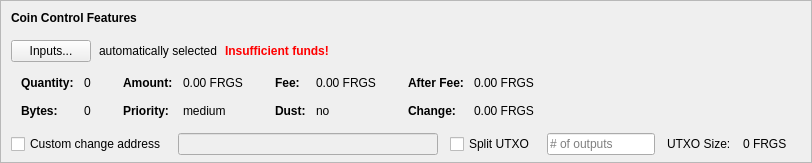
    <widget class="QFrame" name="frameCoinControl">
     <property name="sizePolicy">
      <sizepolicy hsizetype="Expanding" vsizetype="Expanding">
       <horstretch>0</horstretch>
       <verstretch>0</verstretch>
      </sizepolicy>
     </property>
     <property name="maximumSize">
      <size>
       <width>16777215</width>
       <height>16777215</height>
      </size>
     </property>
     <property name="frameShape">
      <enum>QFrame::StyledPanel</enum>
     </property>
     <property name="frameShadow">
      <enum>QFrame::Sunken</enum>
     </property>
     <layout class="QVBoxLayout" name="verticalLayoutCoinControl2">
      <property name="spacing">
       <number>0</number>
      </property>
      <property name="leftMargin">
       <number>0</number>
      </property>
      <property name="topMargin">
       <number>0</number>
      </property>
      <property name="rightMargin">
       <number>0</number>
      </property>
      <property name="bottomMargin">
       <number>6</number>
      </property>
      <item>
       <layout class="QVBoxLayout" name="verticalLayoutCoinControl" stretch="0,0,0,0,1">
        <property name="spacing">
         <number>0</number>
        </property>
        <property name="leftMargin">
         <number>10</number>
        </property>
        <property name="topMargin">
         <number>10</number>
        </property>
        <item>
         <layout class="QHBoxLayout" name="horizontalLayoutCoinControl1">
          <property name="bottomMargin">
           <number>15</number>
          </property>
          <item>
           <widget class="QLabel" name="labelCoinControlFeatures">
            <property name="sizePolicy">
             <sizepolicy hsizetype="Preferred" vsizetype="Maximum">
              <horstretch>0</horstretch>
              <verstretch>0</verstretch>
             </sizepolicy>
            </property>
            <property name="font">
             <font>
              <weight>75</weight>
              <bold>true</bold>
             </font>
            </property>
            <property name="styleSheet">
             <string notr="true">font-weight:bold;</string>
            </property>
            <property name="text">
             <string>Coin Control Features</string>
            </property>
           </widget>
          </item>
         </layout>
        </item>
        <item>
         <layout class="QHBoxLayout" name="horizontalLayoutCoinControl2" stretch="0,0,0,0">
          <property name="spacing">
           <number>8</number>
          </property>
          <property name="bottomMargin">
           <number>10</number>
          </property>
          <item>
           <widget class="QPushButton" name="pushButtonCoinControl">
            <property name="styleSheet">
             <string notr="true"/>
            </property>
            <property name="text">
             <string>Inputs...</string>
            </property>
            <property name="autoDefault">
             <bool>false</bool>
            </property>
           </widget>
          </item>
          <item>
           <widget class="QLabel" name="labelCoinControlAutomaticallySelected">
            <property name="text">
             <string>automatically selected</string>
            </property>
            <property name="margin">
             <number>5</number>
            </property>
           </widget>
          </item>
          <item>
           <widget class="QLabel" name="labelCoinControlInsuffFunds">
            <property name="font">
             <font>
              <weight>75</weight>
              <bold>true</bold>
             </font>
            </property>
            <property name="styleSheet">
             <string notr="true">color:red;font-weight:bold;</string>
            </property>
            <property name="text">
             <string>Insufficient funds!</string>
            </property>
            <property name="margin">
             <number>5</number>
            </property>
           </widget>
          </item>
          <item>
           <spacer name="horizontalSpacerCoinControl">
            <property name="orientation">
             <enum>Qt::Horizontal</enum>
            </property>
            <property name="sizeHint" stdset="0">
             <size>
              <width>40</width>
              <height>1</height>
             </size>
            </property>
           </spacer>
          </item>
         </layout>
        </item>
        <item>
         <widget class="QWidget" name="widgetCoinControl" native="true">
          <property name="sizePolicy">
           <sizepolicy hsizetype="Preferred" vsizetype="Preferred">
            <horstretch>0</horstretch>
            <verstretch>0</verstretch>
           </sizepolicy>
          </property>
          <property name="minimumSize">
           <size>
            <width>0</width>
            <height>0</height>
           </size>
          </property>
          <property name="styleSheet">
           <string notr="true"/>
          </property>
          <layout class="QHBoxLayout" name="horizontalLayoutCoinControl5">
           <property name="leftMargin">
            <number>0</number>
           </property>
           <property name="topMargin">
            <number>0</number>
           </property>
           <property name="rightMargin">
            <number>0</number>
           </property>
           <property name="bottomMargin">
            <number>0</number>
           </property>
           <item>
            <layout class="QHBoxLayout" name="horizontalLayoutCoinControl3" stretch="0,0,0,1">
             <property name="spacing">
              <number>20</number>
             </property>
             <property name="topMargin">
              <number>0</number>
             </property>
             <property name="bottomMargin">
              <number>10</number>
             </property>
             <item>
              <layout class="QFormLayout" name="formLayoutCoinControl1">
               <property name="horizontalSpacing">
                <number>10</number>
               </property>
               <property name="verticalSpacing">
                <number>14</number>
               </property>
               <property name="leftMargin">
                <number>10</number>
               </property>
               <property name="topMargin">
                <number>4</number>
               </property>
               <property name="rightMargin">
                <number>6</number>
               </property>
               <item row="0" column="0">
                <widget class="QLabel" name="labelCoinControlQuantityText">
                 <property name="font">
                  <font>
                   <weight>75</weight>
                   <bold>true</bold>
                  </font>
                 </property>
                 <property name="text">
                  <string>Quantity:</string>
                 </property>
                 <property name="margin">
                  <number>0</number>
                 </property>
                </widget>
               </item>
               <item row="0" column="1">
                <widget class="QLabel" name="labelCoinControlQuantity">
                 <property name="cursor">
                  <cursorShape>IBeamCursor</cursorShape>
                 </property>
                 <property name="contextMenuPolicy">
                  <enum>Qt::ActionsContextMenu</enum>
                 </property>
                 <property name="text">
                  <string notr="true">0</string>
                 </property>
                 <property name="margin">
                  <number>0</number>
                 </property>
                 <property name="textInteractionFlags">
                  <set>Qt::LinksAccessibleByMouse|Qt::TextSelectableByKeyboard|Qt::TextSelectableByMouse</set>
                 </property>
                </widget>
               </item>
               <item row="1" column="0">
                <widget class="QLabel" name="labelCoinControlBytesText">
                 <property name="font">
                  <font>
                   <weight>75</weight>
                   <bold>true</bold>
                  </font>
                 </property>
                 <property name="text">
                  <string>Bytes:</string>
                 </property>
                </widget>
               </item>
               <item row="1" column="1">
                <widget class="QLabel" name="labelCoinControlBytes">
                 <property name="cursor">
                  <cursorShape>IBeamCursor</cursorShape>
                 </property>
                 <property name="contextMenuPolicy">
                  <enum>Qt::ActionsContextMenu</enum>
                 </property>
                 <property name="text">
                  <string notr="true">0</string>
                 </property>
                 <property name="textInteractionFlags">
                  <set>Qt::LinksAccessibleByMouse|Qt::TextSelectableByKeyboard|Qt::TextSelectableByMouse</set>
                 </property>
                </widget>
               </item>
              </layout>
             </item>
             <item>
              <layout class="QFormLayout" name="formLayoutCoinControl2">
               <property name="horizontalSpacing">
                <number>10</number>
               </property>
               <property name="verticalSpacing">
                <number>14</number>
               </property>
               <property name="leftMargin">
                <number>6</number>
               </property>
               <property name="topMargin">
                <number>4</number>
               </property>
               <property name="rightMargin">
                <number>6</number>
               </property>
               <item row="0" column="0">
                <widget class="QLabel" name="labelCoinControlAmountText">
                 <property name="font">
                  <font>
                   <weight>75</weight>
                   <bold>true</bold>
                  </font>
                 </property>
                 <property name="text">
                  <string>Amount:</string>
                 </property>
                 <property name="margin">
                  <number>0</number>
                 </property>
                </widget>
               </item>
               <item row="0" column="1">
                <widget class="QLabel" name="labelCoinControlAmount">
                 <property name="cursor">
                  <cursorShape>IBeamCursor</cursorShape>
                 </property>
                 <property name="contextMenuPolicy">
                  <enum>Qt::ActionsContextMenu</enum>
                 </property>
                 <property name="text">
                  <string notr="true">0.00 FRGS</string>
                 </property>
                 <property name="textInteractionFlags">
                  <set>Qt::LinksAccessibleByMouse|Qt::TextSelectableByKeyboard|Qt::TextSelectableByMouse</set>
                 </property>
                </widget>
               </item>
               <item row="1" column="0">
                <widget class="QLabel" name="labelCoinControlPriorityText">
                 <property name="font">
                  <font>
                   <weight>75</weight>
                   <bold>true</bold>
                  </font>
                 </property>
                 <property name="text">
                  <string>Priority:</string>
                 </property>
                </widget>
               </item>
               <item row="1" column="1">
                <widget class="QLabel" name="labelCoinControlPriority">
                 <property name="cursor">
                  <cursorShape>IBeamCursor</cursorShape>
                 </property>
                 <property name="contextMenuPolicy">
                  <enum>Qt::ActionsContextMenu</enum>
                 </property>
                 <property name="text">
                  <string>medium</string>
                 </property>
                 <property name="textInteractionFlags">
                  <set>Qt::LinksAccessibleByMouse|Qt::TextSelectableByKeyboard|Qt::TextSelectableByMouse</set>
                 </property>
                </widget>
               </item>
              </layout>
             </item>
             <item>
              <layout class="QFormLayout" name="formLayoutCoinControl3">
               <property name="horizontalSpacing">
                <number>10</number>
               </property>
               <property name="verticalSpacing">
                <number>14</number>
               </property>
               <property name="leftMargin">
                <number>6</number>
               </property>
               <property name="topMargin">
                <number>4</number>
               </property>
               <property name="rightMargin">
                <number>6</number>
               </property>
               <item row="0" column="0">
                <widget class="QLabel" name="labelCoinControlFeeText">
                 <property name="font">
                  <font>
                   <weight>75</weight>
                   <bold>true</bold>
                  </font>
                 </property>
                 <property name="text">
                  <string>Fee:</string>
                 </property>
                 <property name="margin">
                  <number>0</number>
                 </property>
                </widget>
               </item>
               <item row="0" column="1">
                <widget class="QLabel" name="labelCoinControlFee">
                 <property name="cursor">
                  <cursorShape>IBeamCursor</cursorShape>
                 </property>
                 <property name="contextMenuPolicy">
                  <enum>Qt::ActionsContextMenu</enum>
                 </property>
                 <property name="text">
                  <string notr="true">0.00 FRGS</string>
                 </property>
                 <property name="textInteractionFlags">
                  <set>Qt::LinksAccessibleByMouse|Qt::TextSelectableByKeyboard|Qt::TextSelectableByMouse</set>
                 </property>
                </widget>
               </item>
               <item row="1" column="0">
                <widget class="QLabel" name="labelCoinControlLowOutputText">
                 <property name="font">
                  <font>
                   <weight>75</weight>
                   <bold>true</bold>
                  </font>
                 </property>
                 <property name="text">
                  <string>Dust:</string>
                 </property>
                </widget>
               </item>
               <item row="1" column="1">
                <widget class="QLabel" name="labelCoinControlLowOutput">
                 <property name="cursor">
                  <cursorShape>IBeamCursor</cursorShape>
                 </property>
                 <property name="contextMenuPolicy">
                  <enum>Qt::ActionsContextMenu</enum>
                 </property>
                 <property name="text">
                  <string>no</string>
                 </property>
                 <property name="textInteractionFlags">
                  <set>Qt::LinksAccessibleByMouse|Qt::TextSelectableByKeyboard|Qt::TextSelectableByMouse</set>
                 </property>
                </widget>
               </item>
              </layout>
             </item>
             <item>
              <layout class="QFormLayout" name="formLayoutCoinControl4">
               <property name="horizontalSpacing">
                <number>10</number>
               </property>
               <property name="verticalSpacing">
                <number>14</number>
               </property>
               <property name="leftMargin">
                <number>6</number>
               </property>
               <property name="topMargin">
                <number>4</number>
               </property>
               <property name="rightMargin">
                <number>6</number>
               </property>
               <item row="0" column="0">
                <widget class="QLabel" name="labelCoinControlAfterFeeText">
                 <property name="font">
                  <font>
                   <weight>75</weight>
                   <bold>true</bold>
                  </font>
                 </property>
                 <property name="text">
                  <string>After Fee:</string>
                 </property>
                 <property name="margin">
                  <number>0</number>
                 </property>
                </widget>
               </item>
               <item row="0" column="1">
                <widget class="QLabel" name="labelCoinControlAfterFee">
                 <property name="cursor">
                  <cursorShape>IBeamCursor</cursorShape>
                 </property>
                 <property name="contextMenuPolicy">
                  <enum>Qt::ActionsContextMenu</enum>
                 </property>
                 <property name="text">
                  <string notr="true">0.00 FRGS</string>
                 </property>
                 <property name="textInteractionFlags">
                  <set>Qt::LinksAccessibleByMouse|Qt::TextSelectableByKeyboard|Qt::TextSelectableByMouse</set>
                 </property>
                </widget>
               </item>
               <item row="1" column="0">
                <widget class="QLabel" name="labelCoinControlChangeText">
                 <property name="font">
                  <font>
                   <weight>75</weight>
                   <bold>true</bold>
                  </font>
                 </property>
                 <property name="text">
                  <string>Change:</string>
                 </property>
                </widget>
               </item>
               <item row="1" column="1">
                <widget class="QLabel" name="labelCoinControlChange">
                 <property name="cursor">
                  <cursorShape>IBeamCursor</cursorShape>
                 </property>
                 <property name="contextMenuPolicy">
                  <enum>Qt::ActionsContextMenu</enum>
                 </property>
                 <property name="text">
                  <string notr="true">0.00 FRGS</string>
                 </property>
                 <property name="textInteractionFlags">
                  <set>Qt::LinksAccessibleByMouse|Qt::TextSelectableByKeyboard|Qt::TextSelectableByMouse</set>
                 </property>
                </widget>
               </item>
              </layout>
             </item>
            </layout>
           </item>
          </layout>
         </widget>
        </item>
        <item>
         <layout class="QHBoxLayout" name="horizontalLayoutCoinControl4" stretch="0,0,0,0,0,0,0">
          <property name="spacing">
           <number>12</number>
          </property>
          <property name="sizeConstraint">
           <enum>QLayout::SetDefaultConstraint</enum>
          </property>
          <property name="topMargin">
           <number>5</number>
          </property>
          <property name="rightMargin">
           <number>5</number>
          </property>
          <item>
           <widget class="QCheckBox" name="checkBoxCoinControlChange">
            <property name="toolTip">
             <string>If this is activated, but the change address is empty or invalid, change will be sent to a newly generated address.</string>
            </property>
            <property name="text">
             <string>Custom change address</string>
            </property>
           </widget>
          </item>
          <item>
           <widget class="QValidatedLineEdit" name="lineEditCoinControlChange">
            <property name="enabled">
             <bool>false</bool>
            </property>
            <property name="sizePolicy">
             <sizepolicy hsizetype="Expanding" vsizetype="Fixed">
              <horstretch>0</horstretch>
              <verstretch>0</verstretch>
             </sizepolicy>
            </property>
           </widget>
          </item>
          <item>
           <widget class="QCheckBox" name="splitBlockCheckBox">
            <property name="text">
             <string>Split UTXO</string>
            </property>
           </widget>
          </item>
          <item>
           <widget class="QLineEdit" name="splitBlockLineEdit">
            <property name="sizePolicy">
             <sizepolicy hsizetype="Fixed" vsizetype="Fixed">
              <horstretch>50</horstretch>
              <verstretch>0</verstretch>
             </sizepolicy>
            </property>
            <property name="placeholderText">
             <string># of outputs</string>
            </property>
           </widget>
          </item>
          <item>
           <widget class="QLabel" name="labelBlockSizeText">
            <property name="text">
             <string>UTXO Size:</string>
            </property>
           </widget>
          </item>
          <item>
           <widget class="QLabel" name="labelBlockSize">
            <property name="text">
             <string>0 FRGS</string>
            </property>
           </widget>
          </item>
          <item>
           <widget class="QLabel" name="labelCoinControlChangeLabel">
            <property name="sizePolicy">
             <sizepolicy hsizetype="Preferred" vsizetype="Expanding">
              <horstretch>0</horstretch>
              <verstretch>0</verstretch>
             </sizepolicy>
            </property>
            <property name="minimumSize">
             <size>
              <width>0</width>
              <height>0</height>
             </size>
            </property>
            <property name="text">
             <string/>
            </property>
            <property name="margin">
             <number>3</number>
            </property>
           </widget>
          </item>
         </layout>
        </item>
        <item>
         <spacer name="verticalSpacerCoinControl">
          <property name="orientation">
           <enum>Qt::Vertical</enum>
          </property>
          <property name="sizeHint" stdset="0">
           <size>
            <width>800</width>
            <height>1</height>
           </size>
          </property>
         </spacer>
        </item>
       </layout>
      </item>
     </layout>
    </widget>
